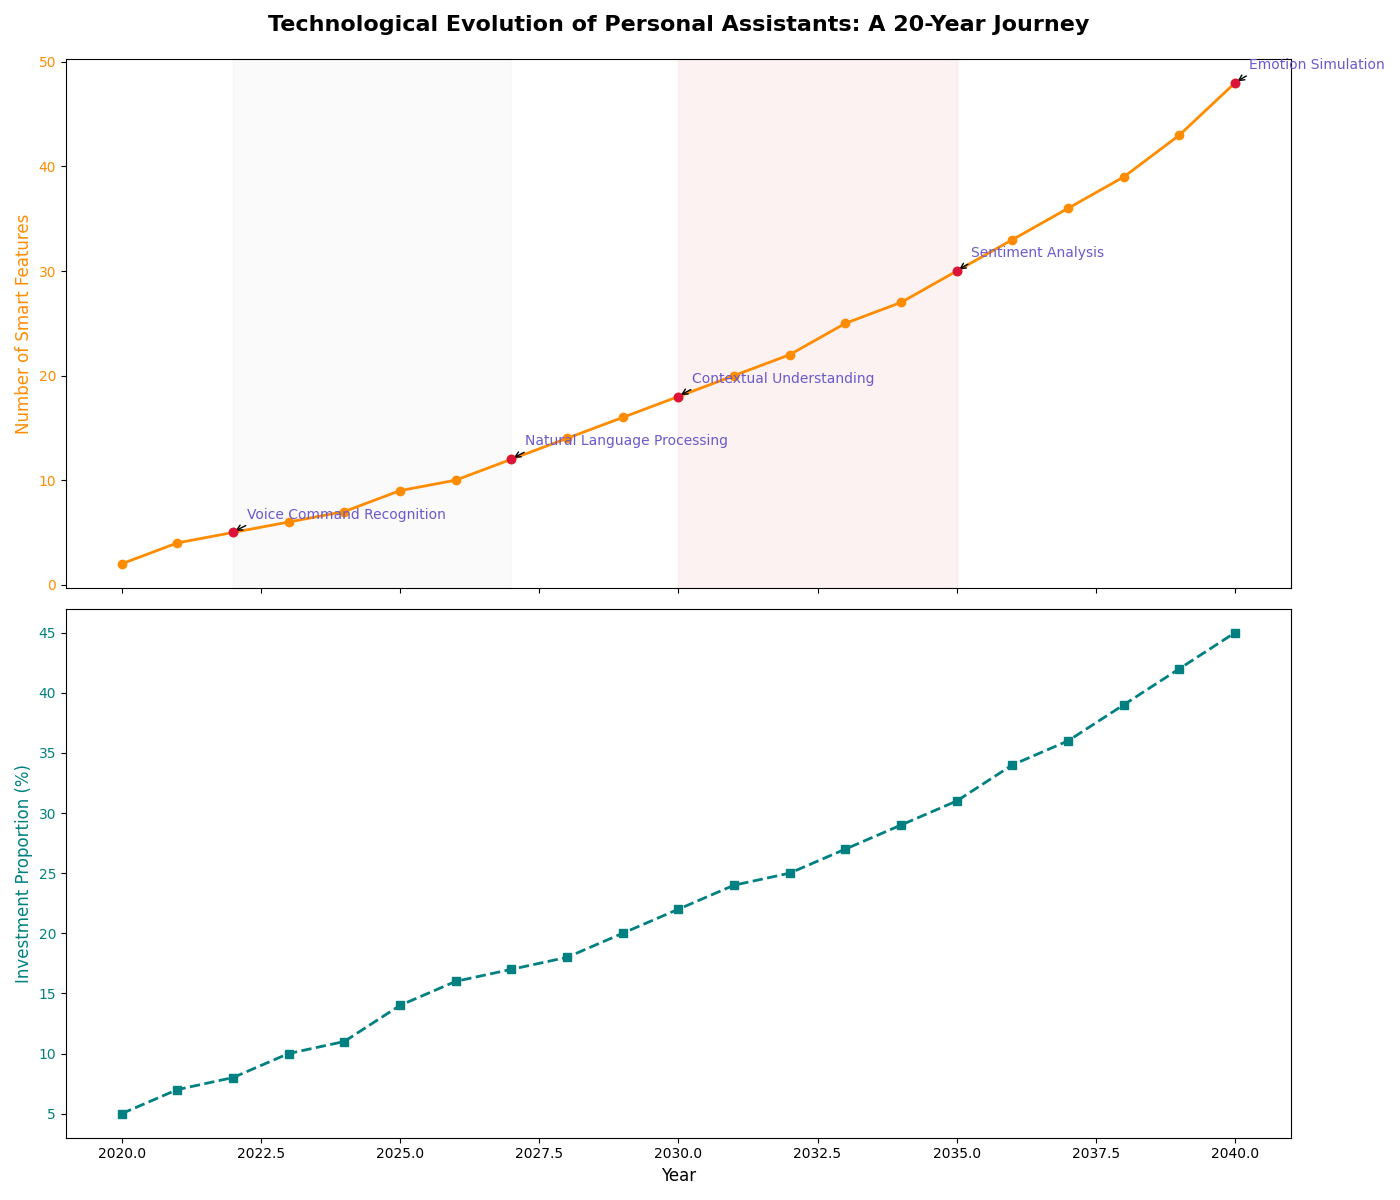

The script that drew this image:
import matplotlib.pyplot as plt
import numpy as np

years = np.arange(2020, 2041)
smart_features = np.array([2, 4, 5, 6, 7, 9, 10, 12, 14, 16, 18, 20, 22, 25, 27, 30, 33, 36, 39, 43, 48])

milestones = {
    2022: 'Voice Command Recognition',
    2027: 'Natural Language Processing',
    2030: 'Contextual Understanding',
    2035: 'Sentiment Analysis',
    2040: 'Emotion Simulation'
}

investment_proportion = np.array([5, 7, 8, 10, 11, 14, 16, 17, 18, 20, 22, 24, 25, 27, 29, 31, 34, 36, 39, 42, 45])

fig, (ax1, ax2) = plt.subplots(2, 1, figsize=(14, 12), sharex=True)
fig.tight_layout(pad=5.0)

# Changed color from 'royalblue' to 'darkorange'
ax1.plot(years, smart_features, marker='o', linestyle='-', color='darkorange', linewidth=2)
ax1.set_title('Technological Evolution of Personal Assistants: A 20-Year Journey', fontsize=16, fontweight='bold', pad=20)
ax1.set_ylabel('Number of Smart Features', fontsize=12, color='darkorange')
ax1.tick_params(axis='y', labelcolor='darkorange')

for year, milestone in milestones.items():
    idx = np.where(years == year)[0][0]
    ax1.annotate(milestone,
                 xy=(year, smart_features[idx]),
                 xytext=(10, 10),
                 textcoords='offset points',
                 arrowprops=dict(arrowstyle='->', connectionstyle='arc3,rad=0.2'),
                 fontsize=10,
                 # Changed color from 'darkred' to 'slateblue'
                 color='slateblue')
    # Changed color from 'red' to 'crimson'
    ax1.scatter(year, smart_features[idx], color='crimson', zorder=5)

# Changed color from 'purple' to 'lightgrey'
ax1.axvspan(2022, 2027, alpha=0.1, color='lightgrey')
# Changed color from 'orange' to 'lightcoral'
ax1.axvspan(2030, 2035, alpha=0.1, color='lightcoral')

# Changed color from 'seagreen' to 'teal'
ax2.plot(years, investment_proportion, marker='s', linestyle='--', color='teal', linewidth=2)
ax2.set_xlabel('Year', fontsize=12)
ax2.set_ylabel('Investment Proportion (%)', fontsize=12, color='teal')
ax2.tick_params(axis='y', labelcolor='teal')

plt.tight_layout()
plt.show()
